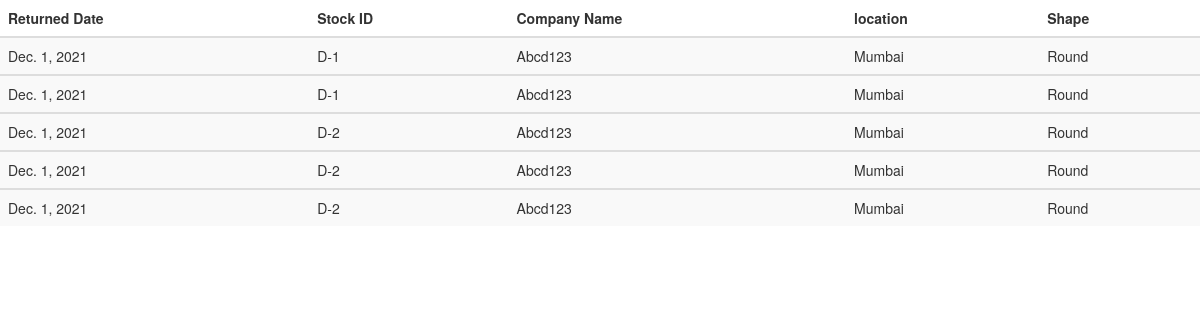
/displaysalesreturn_d (signed in), run on an earlier commit of the app's database.
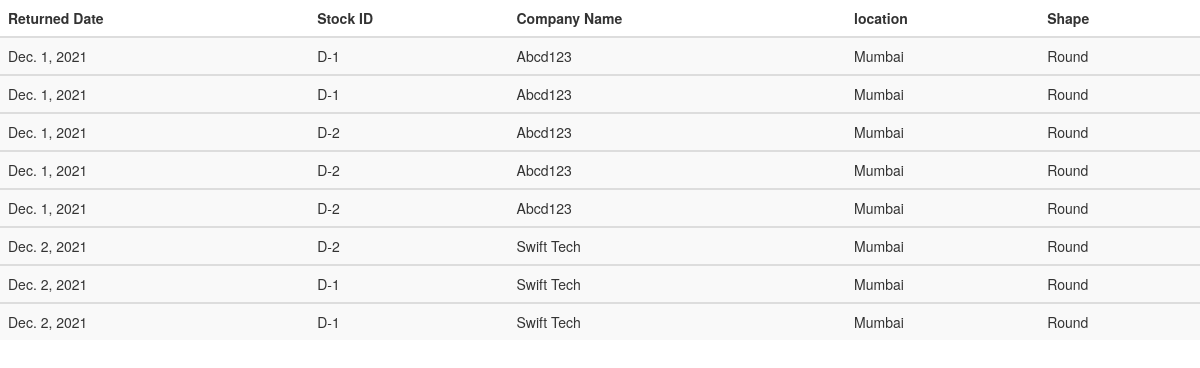
And on a later commit of the database.
### firstapp/models.py (models this page shows)
class Salesreturn_d(models.Model):
    date = models.DateField(auto_now_add=True)
    stockid = models.CharField(max_length=30)
    company_name = models.CharField(max_length=30)
    location = models.CharField(max_length=30)
    shape = models.CharField(max_length=30)
    totalamount=models.DecimalField(blank=True, null=True, verbose_name="Total Value", decimal_places=2, max_digits=9)

### firstapp/views.py (the view)
# urls.py: path('displaysalesreturn_d', views.displaysalesreturn_d, name='displaysalesreturn_d'),
@login_required
def displaysalesreturn_d(request):
    ret_sd = Salesreturn_d.objects.all()
    context = {
        "ret_sd": ret_sd,
    }
    return render(request, "salereturndiamond.html", context=context)

### firstapp/templates/salereturndiamond.html (shortened to what this page needs)
<!DOCTYPE html>
<html lang="en">
<head>
<link rel="stylesheet" href="https://maxcdn.bootstrapcdn.com/bootstrap/3.4.1/css/bootstrap.min.css">
</head>
<body>
    <table class="table table-dark table-striped">
        <thead>
          <tr>
            <th scope="col">Returned Date</th>
            <th scope="col">Stock ID</th>
            <th scope="col">Company Name</th>
            <th scope="col">location</th>
            <th scope="col">Shape</th>
          </tr>
        </thead>
    {% for p in ret_sd %}
    <tbody>
        <tr>
          <td>{{p.date}}</td>
          <td>{{p.stockid}}</td>
          <td>{{p.company_name}}</td>
          <td>{{p.location}}</td>
          <td>{{p.shape}}</td>
        </tr>
      </tbody>
    {%endfor%}
</table>
</body>
</html>

What changed in the data, as far as the page shows it:
added Salesreturn_d: date "Dec. 2, 2021", stockid "D-2", company_name "Swift Tech", location "Mumbai", shape "Round"
added Salesreturn_d: date "Dec. 2, 2021", stockid "D-1", company_name "Swift Tech", location "Mumbai", shape "Round"
added Salesreturn_d: date "Dec. 2, 2021", stockid "D-1", company_name "Swift Tech", location "Mumbai", shape "Round"
